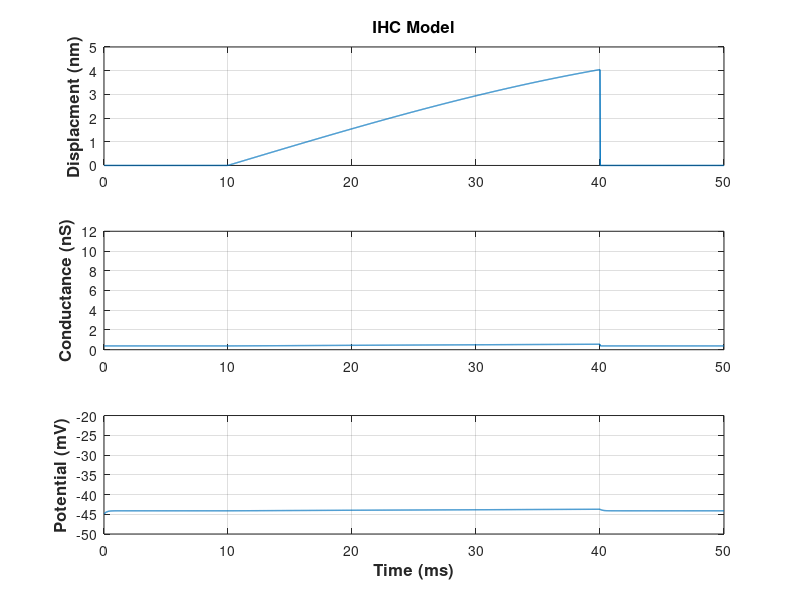

This chart was generated by the following MATLAB code:
% IHC.m
%
%						Inner Hair Cell Receptor Potential Model
%
%									David C. Mountain, Ph.D.
%										Boston University
%									Hearing Reseach Center
%
%                                Modified by Werner Hemmert, TUM
%
%  Model uses realistic transducer conductance and membrane time 
%  constant, but assumes basolateral membrane conductance is linear
%  This model assumes that the tension-gated channels are the only
%  apical channels.
%
clear all;                  % delete all variables 
close all;                 % close all open figures


sampling_rate = 50e3;		% Sampling rate (samples/s)
N = sampling_rate*0.050;    % Number of time samples for 50 ms signal
xArray  = zeros(1,N);       % Input waveform array
GaArray = zeros(1,N);       % Output array for apical conductance
VmArray = zeros(1,N);       % Output array for receptor potential
time	= zeros(1,N);       % Time scale

% model parameters are from:
%
% Mountain, D.C and Cody, A.R. (1999)
% Multiple Modes of Inner Hair Cell Stimulation. Hearing Research 132: 1-14.

% ALL UNITS in SI

x0  = 27e-9;		% {m} displacement offset1
x1  = 27e-9;		% {m} displacement offset2
Sx0 = 85e-9;		% {m} sensitivity1
Sx1 = 11e-9;		% {m} sensitivity2
Gmax= 1.16e-8;      % maximal transduction conductivity: 11.6 nS

V0 =-45e-3;         % IHC basal resting membrane potential: -45 mV
EP = 90e-3; 		% endocochlear potential: +90 mV
Gb = 58.8e-9;       % IHC basal conductivity: 58.8 nS     
C  = 12e-12;		% Membrane capacitance: 12 pF

deltaT 	= 1.0/sampling_rate;		% Time step

% Prompt the user for stimulus parameters
f = input('Frequency of tone (Hz) ==>');
amp=input('Cilia displacement (nm peak) ==>')/1e9;   % scale to SI unit: m

% start after delay in order to show resting potential
Nstart 	= 0.01*sampling_rate;	

% stop before end of record in order to show resting potential
Nstop	= N-0.01*sampling_rate;	

%  Alternatively, without a delay
%  Nstart = 1;
%  Nstop  = N;

Time = (1:N)*deltaT;	% load the time array for plotting, SI unit: s
% create input waveform
xArray(Nstart:Nstop) = amp*sin(2*pi*f*(Time(1:Nstop-Nstart+1)));	

% Set up initial conditions
Vm		= V0;       % Vm: current membrane potential
for i = 1 : N		% begin integration loop
    x = xArray(i);
%================================================================
% Fill in the code here:
%================================================================
 Ga=Gmax/( (1+exp((x0-x)/Sx0)) * (1+exp((x1-x)/Sx1))); 
 Vm = Vm + (deltaT/C)*((EP-Vm)*Ga + (V0-Vm)*Gb);
%================================================================
% This is all you have to do!
%================================================================
    GaArray(i) = Ga;    % save variables in array for plotting
    VmArray(i) = Vm;    % save variables in array for plotting
end;  % {integration loop}


subplot(3,1,1)
% scale time in ms x in nm for display
plot(Time*1e3, xArray*1e9,'LineWidth',1);   
% autoscale axis since wide range of amplitudes can be used
grid;
ylabel('Displacment (nm)','FontSize',12,'FontWeight','bold');
title('IHC Model','FontSize',12,'FontWeight','bold');

subplot(3,1,2)
% scale time in ms and Ga in nS
plot(Time*1e3, GaArray*1e9,'LineWidth',1);
axis([0 max(Time*1e3) 0 12]);
grid;
ylabel('Conductance (nS)','FontSize',12,'FontWeight','bold');

subplot(3,1,3)
% scale time in ms and Vm in mV
plot(Time*1e3, VmArray*1e3,'LineWidth',1);
axis([0 max(Time*1e3) -50 -20]);
grid;
xlabel('Time (ms)','FontSize',12,'FontWeight','bold');
ylabel('Potential (mV)','FontSize',12,'FontWeight','bold');

print('fig/200Hz_100nm', '-depsc') % generate .eps file from plot for LaTex
% print(' AbbildungUe3', '-dmeta') % generate .emf file for Windows
